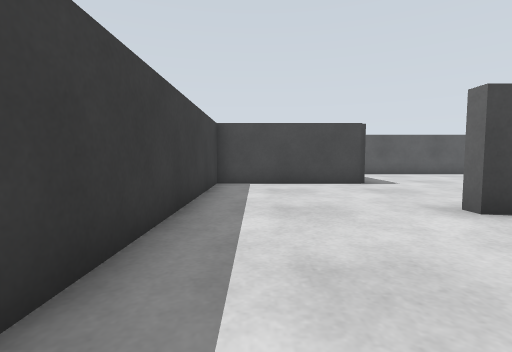
[1] (above)

21 first-person views from a walk through a Gazebo world. The camera is 0.45 m above the floor, tilts 4° down and sees 85° across. The floor is counted in squares, 0.5 m on a side. Each view is taken from the middle of a square. On the plan, view 1 faces up. The plan holds only what a view shows up to about 11 squares ahead; the rest is blank. The place goes on beyond the plan.

[2]
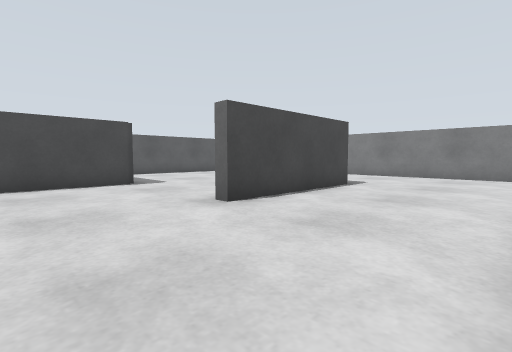

[3]
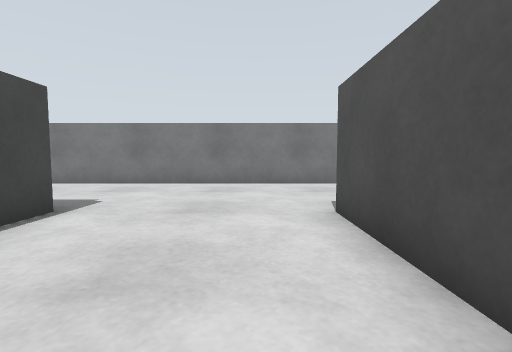

[4]
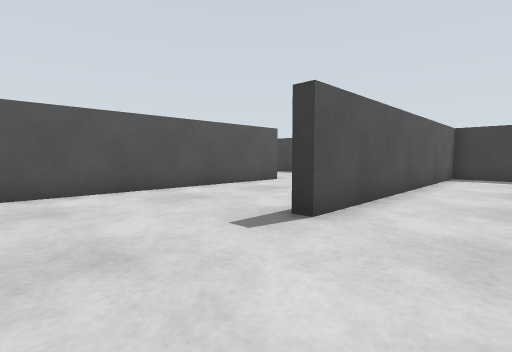

[5]
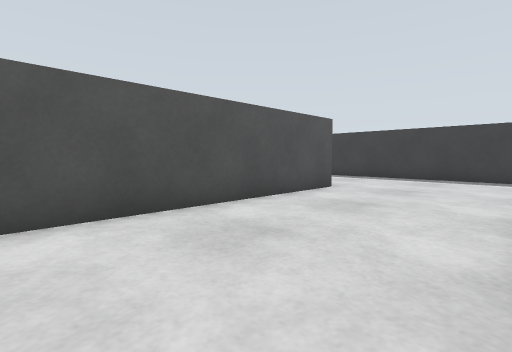

[6]
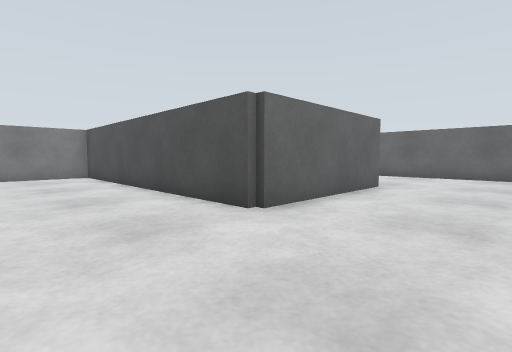

[7]
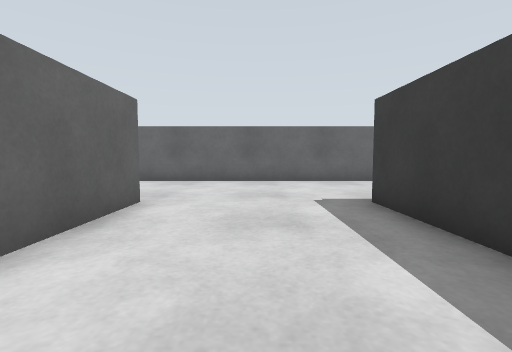

[8]
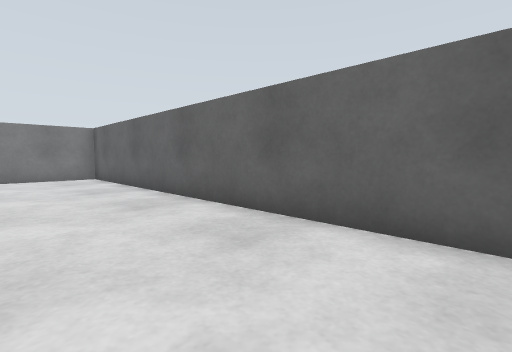

[9]
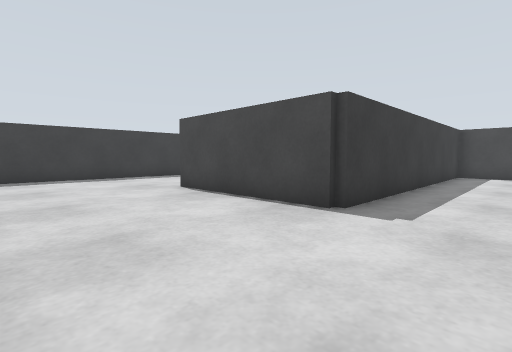

[10]
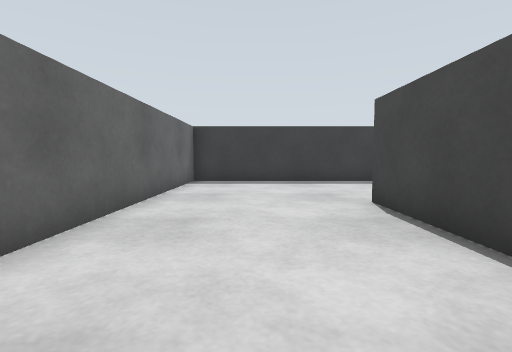

[11]
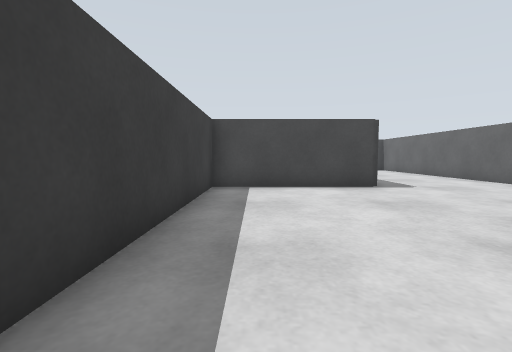

[12]
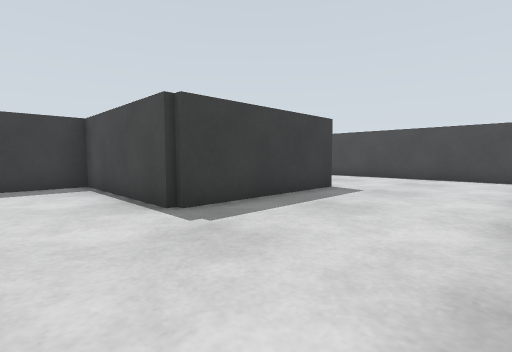

[13]
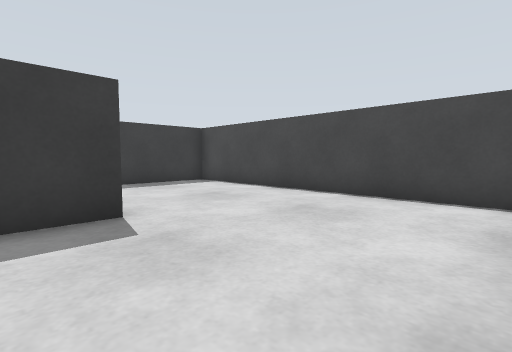

[14]
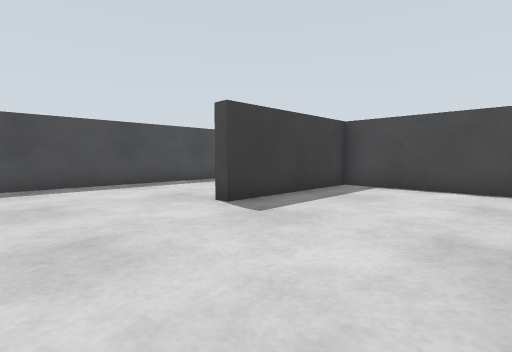

[15]
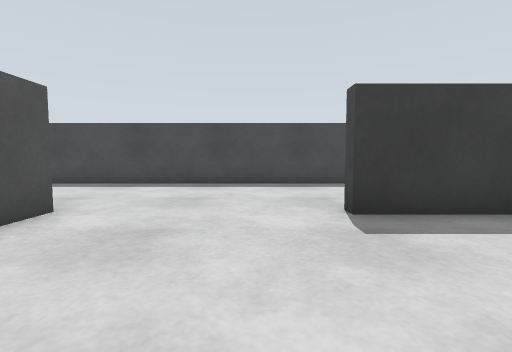

[16]
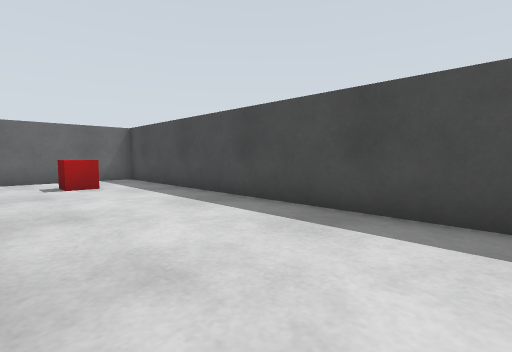

[17]
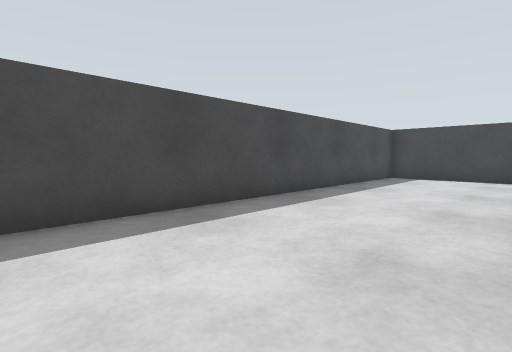

[18]
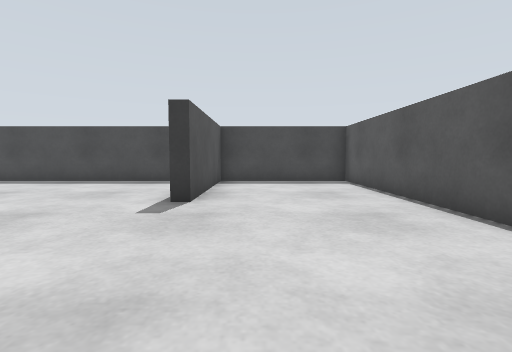

[19]
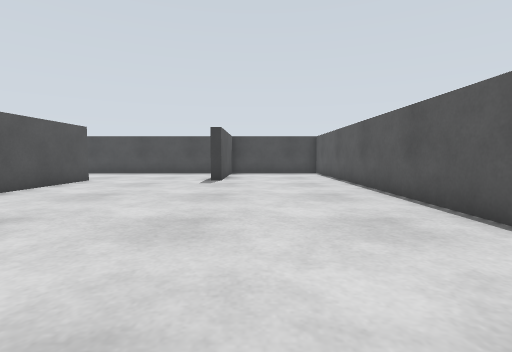

[20]
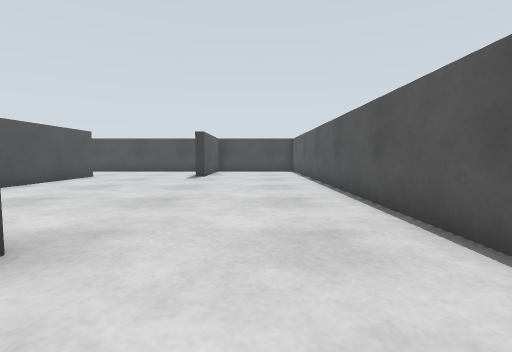

[21]
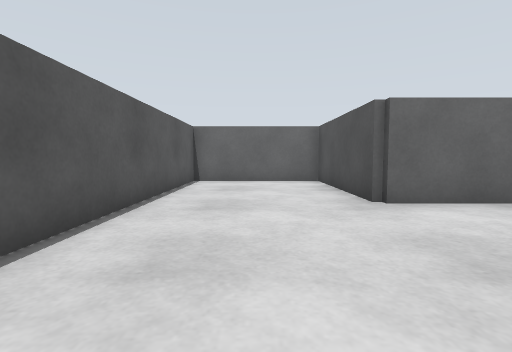

### Floor plan
Points are (right, up) in squares from view 1. A wall is a line through its corners. A room is listed if a view was taken in it or the views show most of it. See-through windows are left out.
Room 1 (views 1, 2, 3, 4, 5, 6, 7, 8, 9, 10, 11, 12, 13, 14, 15, 16, 17, 18, 19, 20, 21)
walls: (-1.3, -1.5) (-1.3, -10.7) (-6.5, -10.7); (0.5, -0.7) (-0.4, -0.7); (-2.2, 4.3) (-11.3, 4.3) (-11.3, -0.5) (-11.8, -0.5); (-6.3, -0.4) (-6.3, -5.7) (-11.3, -5.7) (-11.3, -15.3) (13.3, -15.3) (13.3, -12.5); (-1.7, -5) (-1.7, -2.9); (-1.7, 7.1) (-1.7, 9.7) (3.3, 9.7) (3.3, 14.3) (-16.3, 14.3) (-16.3, 9.7) (-11.5, 9.7) (-11.5, 9.2); (-11.5, 4.7) (-6.9, 4.7); (3.6, 9.3) (-1.3, 9.3) (-1.3, -0.3) (8.5, -0.3) (8.5, -0.8); (-11.5, -5.3) (-10.5, -5.3); (8.6, 4.3) (3.5, 4.3) (3.5, 4.8); (3.3, -10.5) (3.3, -5.3) (12.4, -5.3); (-12.5, 9.3) (-15.4, 9.3); (13.3, -4.4) (13.3, 7.9); (-16.3, 8.4) (-16.3, -15.3) (-12.4, -15.3)
objects: red box (-14, -13)

Positions as (right, up) in squares from view 1, and headings:
1: (0, 0), facing up
2: (0, 0), facing up-right
3: (4, 1), facing right
4: (12, 2), facing down-left
5: (11, -1), facing down-left
6: (0, -2), facing down-right
7: (1, -5), facing down
8: (1, -12), facing down-right
9: (1, -15), facing up-left
10: (-1, -13), facing left
11: (-10, -14), facing up
12: (-2, -8), facing up-left
13: (-2, -2), facing up-left
14: (-7, -4), facing up-left
15: (-7, -2), facing left
16: (-12, -4), facing down-left
17: (-12, -3), facing up-left
18: (-6, 11), facing left
19: (-1, 11), facing left
20: (1, 12), facing left
21: (-7, 12), facing right
